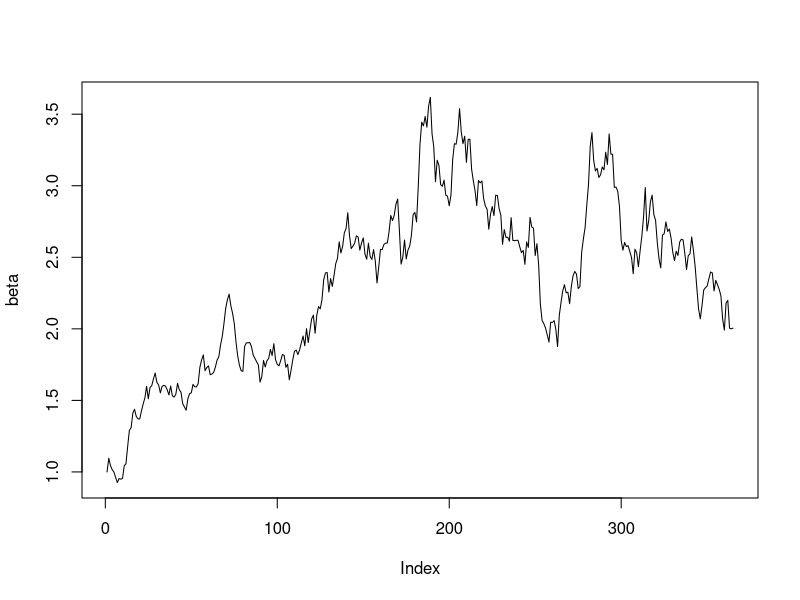
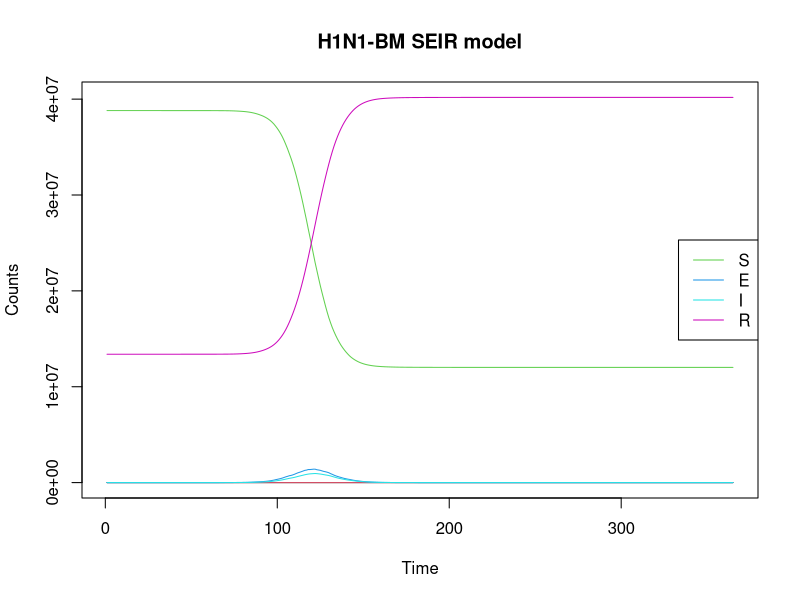
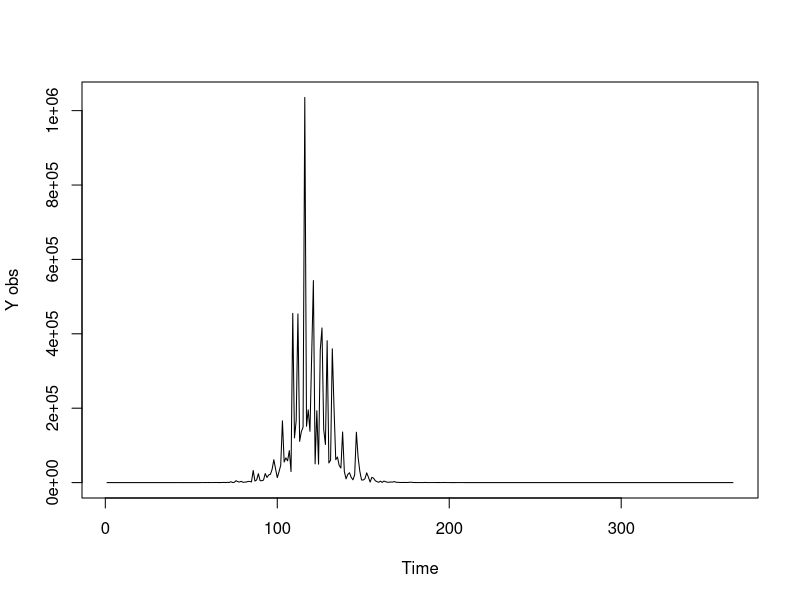
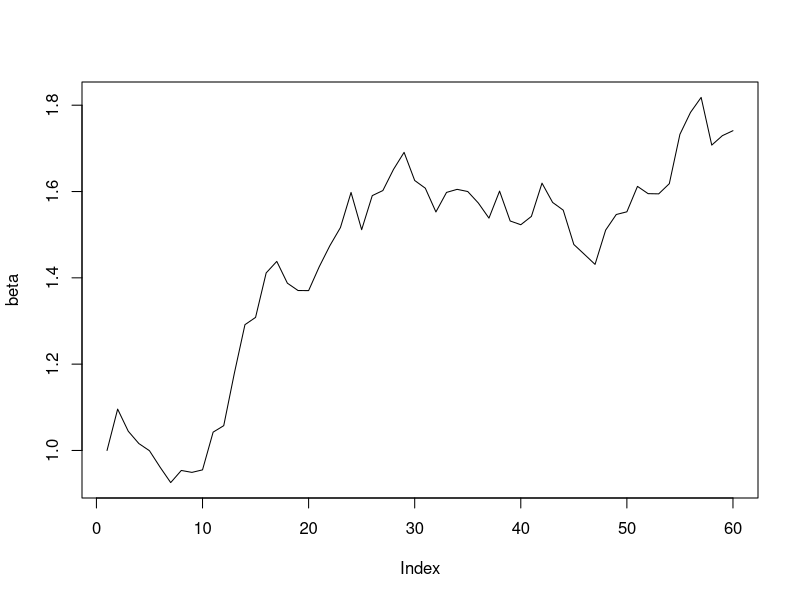
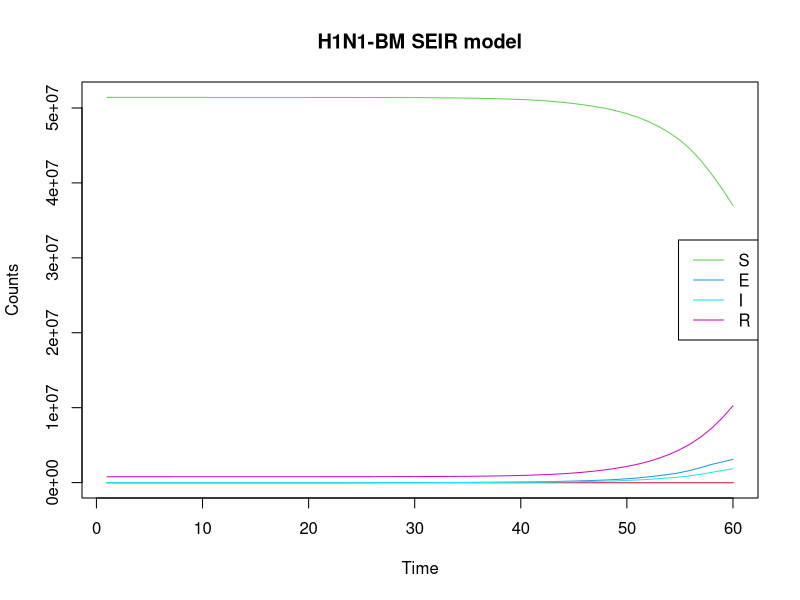
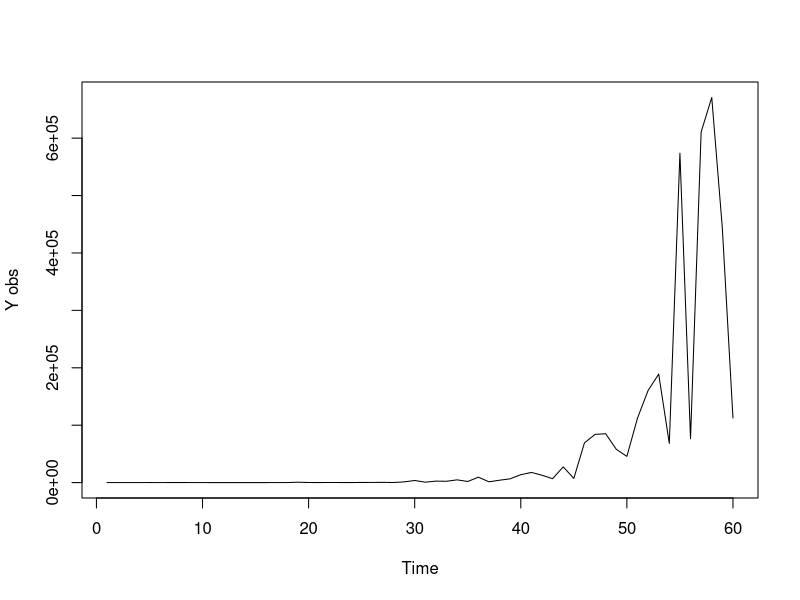
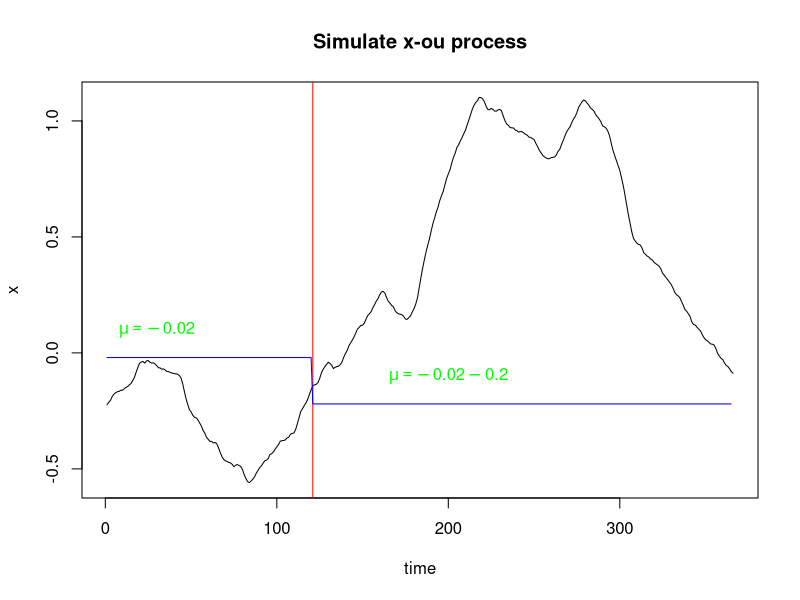

Reproduce these figures in R, in order. (Note: this script raises an error after producing the figures.)
rm(list=ls())
require(deSolve)
set.seed(007) #015
times <- 1:365
N=52196381
sigma <- 0.4
## first, simulate a set of random deviates
e <- rnorm(n = length(times) - 1, sd = sqrt(0.01))
## now compute their cumulative sum
e <- c(0, cumsum(e))


beta<- exp(sigma*e)
plot(beta,type='l')
#write.csv(beta,"simulatebeta.csv")


# H1N1 <- function(time, current_state, params){
# 
#   with(as.list(c(current_state, params)),{
#     for(t in 1:times){
#     N <- S+E+I+R
#     dS <- -(beta[t]*S*I)/N
#     dE <- (beta[t]*S*I)/N - E/k
#     dI <- E/k - I/gamma
#     dR <- I/gamma
#    }
#     return(list(c(dS, dE, dI, dR)))
#   })
# }
H1N1 <- function(time, current_state, params){
  
  with(as.list(c(current_state, params)),{
    
      N <- S+E+I+R
      dt <- 1
      dS <- -beta[t]*S*I/N
      dE <- beta[t]*S*I/N - E/k
      dI <- E/k - I/gamma
      dR <- I/gamma
    
    return(list(c(dt, dS, dE, dI, dR)))
  })
}


params <- c(k=1.59, gamma=1.08)

library('truncnorm')
R0 <- rtruncnorm(1, a=0, b=1, mean = 0.15, sd = 0.15)
E0 <-runif(1,-16, -9)
I0 <-runif(1,-16, -9)
#x <-runif(1, -5,2)
S <- N
R <- R0*S
S <- S - R

E <- exp(E0 + log(S))
S <- S - E
I <- exp(I0 + log(S))
S <- S - I


initial_state<- c(t=1, S=S, E=E, I=I, R=R)
#initial_state <- c(t=1,S=52196380, E=1, I=0, R=0)
model1 <- ode(initial_state, times, H1N1, params)

summary(model1)

matplot(model1, type="l", lty=1, main="H1N1-BM SEIR model", xlab="Time",ylab = "Counts")
legend <- colnames(model1)[3:6]
legend("right", legend=legend, col=3:6, lty = 1)

Z1 <-model1[,4]/1.59

tau1 <- 0.8#runif(1,0,1)
Y1 <-vector(length = 365)
for (i in 1:365){
  #Y1[i]<- rlnorm(1,log(Z1[i,]/5),tau1)
  Y1[i]<- rlnorm(1,log(Z1[i]/5),tau1)
}
plot(Y1,type='l',ylab="Y obs", xlab = "Time")
# write.csv(Y1,"simY11.csv")
# write.csv(model1,"simulatestates1.csv")

#####################################Shorter days###################################
rm(list=ls())
require(deSolve)
set.seed(007) #0031 #0032 #0035
times <- 1:60
N=52196381
sigma <- 0.4
## first, simulate a set of random deviates
e <- rnorm(n = length(times) - 1, sd = sqrt(0.01))
## now compute their cumulative sum
e <- c(0, cumsum(e))


beta<- exp(sigma*e)
plot(beta,type='l')
write.csv(beta,"simulatebeta_2.csv")

H1N1 <- function(time, current_state, params){
  
  with(as.list(c(current_state, params)),{
    
    N <- S+E+I+R
    dt <- 1
    dS <- -beta[t]*S*I/N
    dE <- beta[t]*S*I/N - E/k
    dI <- E/k - I/gamma
    dR <- I/gamma
    
    return(list(c(dt, dS, dE, dI, dR)))
  })
}


params <- c(k=1.59, gamma=1.08)

library('truncnorm')
R0 <- rtruncnorm(1, a=0, b=1, mean = 0.15, sd = 0.15)
E0 <-runif(1,-16, -9)
I0 <-runif(1,-16, -9)
#x <-runif(1, -5,2)
S <- N
R <- R0*S
S <- S - R

E <- exp(E0 + log(S))
S <- S - E
I <- exp(I0 + log(S))
S <- S - I


initial_state<- c(t=1, S=S, E=E, I=I, R=R)
#initial_state <- c(t=1,S=52196380, E=1, I=0, R=0)
model1 <- ode(initial_state, times, H1N1, params)

summary(model1)

matplot(model1, type="l", lty=1, main="H1N1-BM SEIR model", xlab="Time",ylab = "Counts")
legend <- colnames(model1)[3:6]
legend("right", legend=legend, col=3:6, lty = 1)

Z1 <-model1[,4]/1.59

tau1 <- 0.8#runif(1,0,1)
Y1 <-vector(length = 60)
for (i in 1:60){
  #Y1[i]<- rlnorm(1,log(Z1[i,]/5),tau1)
  Y1[i]<- rlnorm(1,log(Z1[i]/5),tau1)
}
plot(Y1,type='l',ylab="Y obs", xlab = "Time")
write.csv(Y1,"simY11_2.csv")
write.csv(model1,"simulatestates1_2.csv")

##################################H1N1-OU##########################################
rm(list=ls())
require(deSolve)
set.seed(34)   #random seed 32 34 36 37 38 39
times <- 1:365
N=52196381
#Simulate a Brownian Motion Path
e <- rnorm(n = length(times) - 1, sd = sqrt(0.01))
e <- c(0, cumsum(e))

mu<-vector(length=365) 
for (t in 1:365) {
  if (t <= 120){
    mu[t]=-0.02      }                    #No lock-down policy
  else {mu[t]=-0.2-0.02 }                 #Lock-down policy
}
mu<-ts(mu)

#plot(mu,type='l')
#Simulate an O-U Process
ornstein_uhlenbeck <- function(n,theta,sigma,x0){
  dt  <- 1
  x<-vector(length=366)
  for (i in 1:(n+1)) {
    if (i==1){x[i]=x0}
    else{
      x[i]  <-  x[i-1] + theta*(mu[i-1]-x[i-1])*dt + sigma*e[i-1]}
  }
  return(x);
}

x<- ornstein_uhlenbeck(365,0.05,sqrt(0.004),log(0.8))
plot(x,type='l',xlab="time",main = "Simulate x-ou process")
abline(v=121, col="red")
lines(mu, col="blue")
tt1 <-expression(mu==-0.02)
text(30,0.1,tt1,col="green")
tt2 <-expression(mu==-0.02-0.2)
text(200,-0.1,tt2,col="green")
plot(exp(x),type='l',xlab="time",ylab=TeX("$e^{x}=beta$"),main = "Simulate beta process ")
abline(v=121, col="red")
lines(exp(mu+0.02),col="blue")
tt1 <-expression(mu==1)
text(30,1.1,tt1,col="green")
tt2 <-expression(mu==0.81)
text(200,0.9,tt2,col="green")
write.csv(x,"h1n1oux1.csv")
#Main ODE Model
H1N1_OU <- function(time, current_state, params){
  
  with(as.list(c(current_state, params)),{
    
    N <- S+E+I+R
    dt <- 1
    dS <- -exp(x[t+1])*S*I/N
    dE <- exp(x[t+1])*S*I/N - E/k
    dI <- E/k-I/gamma
    dR <- I/gamma
    
    return(list(c( dt, dS, dE, dI, dR)))
  })
}
params <- c(k=7, gamma=5)   #Trial: k=5 & gamma=5; k=7 & gamma=5

library('truncnorm')
R0 <- rtruncnorm(1, a=0, b=1, mean = 0.15, sd = 0.15)
E0 <-runif(1,-16, -9)
I0 <-runif(1,-16, -9)
#x <-runif(1, -5,2)
S <- N
R <- R0*S
S <- S - R

E <- exp(E0 + log(S))
S <- S - E
I <- exp(I0 + log(S))
S <- S - I

# R0 <-0.03
# S <- N
# R <- S*R0
# S <- S - R
# 
# E0 <- -15
# E <- exp(E0 + log(S))
# S <- S - E
# 
# I0 <- -10
# I <- exp(I0 + log(S))
# S <- S - I
initial_state<- c(t=1, S=S, E=E, I=I, R=R)
#initial_state <- c(t=1,S=52196380, E=1, I=0, R=0)
model3 <- ode(initial_state, times, H1N1_OU, params)

summary(model3)

matplot(model3, type="l", lty=1, main="H1N1—OU Model",ylab="counts", xlab="Time")
legend <- colnames(model3)[3:6]
legend("right", legend=legend, col=3:6, lty = 1)
Z1 <-model3[,4]/7

tau1 <- 0.8#runif(1,0,1)
Y1 <-vector(length = 365)
for (i in 1:365){
  #Y1[i]<- rlnorm(1,log(Z1[i,]/5),tau1)
  Y1[i]<- rlnorm(1,log(Z1[i]/5),tau1)
}
plot(Y1,type='l',ylab="Obs Y",xlab="time",col="blue")
write.csv(Y1,"h1n1ouY1.csv")
write.csv(model3,"h1n1ousimulates1.csv")

##################################H1N1-OU shorter days##########################################
rm(list=ls())
require(deSolve)
set.seed(38)   #random seed 32 34 36 37 38 39
times <- 1:60
N=52196381
#Simulate a Brownian Motion Path
e <- rnorm(n = length(times) - 1, sd = sqrt(0.01))
e <- c(0, cumsum(e))

mu<-vector(length=60) 
for (t in 1:60) {
  if (t <= 20){
    mu[t]=-0.02      }                    #No lock-down policy
  else {mu[t]=-0.2-0.02 }                 #Lock-down policy
}
mu<-ts(mu)

#plot(mu,type='l')
#Simulate an O-U Process
ornstein_uhlenbeck <- function(n,theta,sigma,x0){
  dt  <- 1
  x<-vector(length=61)
  for (i in 1:(n+1)) {
    if (i==1){x[i]=x0}
    else{
      x[i]  <-  x[i-1] + theta*(mu[i-1]-x[i-1])*dt + sigma*e[i-1]}
  }
  return(x);
}

x<- ornstein_uhlenbeck(60,0.05,sqrt(0.004),log(0.8))
plot(x,type='l',xlab="time")
abline(v=21, col="red")
lines(mu, col="blue")
tt1 <-expression(mu==-0.02)
text(30,0.1,tt1,col="green")
tt2 <-expression(mu==-0.02-0.2)
text(200,-0.1,tt2,col="green")
plot(exp(x),type='l',xlab="time",ylab=TeX("$e^{x}=beta$"))
abline(v=21, col="red")
lines(exp(mu+0.02),col="blue")
tt1 <-expression(mu==1)
text(30,1.1,tt1,col="green")
tt2 <-expression(mu==0.81)
text(200,0.9,tt2,col="green")
write.csv(x,"h1n1oux2.csv")
#Main ODE Model
H1N1_OU <- function(time, current_state, params){
  
  with(as.list(c(current_state, params)),{
    
    N <- S+E+I+R
    dt <- 1
    dS <- -exp(x[t+1])*S*I/N
    dE <- exp(x[t+1])*S*I/N - E/k
    dI <- E/k-I/gamma
    dR <- I/gamma
    
    return(list(c( dt, dS, dE, dI, dR)))
  })
}
params <- c(k=7, gamma=5)   #Trial: k=5 & gamma=5; k=7 & gamma=5

library('truncnorm')
R0 <- rtruncnorm(1, a=0, b=1, mean = 0.15, sd = 0.15)
E0 <-runif(1,-16, -9)
I0 <-runif(1,-16, -9)
#x <-runif(1, -5,2)
S <- N
R <- R0*S
S <- S - R

E <- exp(E0 + log(S))
S <- S - E
I <- exp(I0 + log(S))
S <- S - I

# R0 <-0.03
# S <- N
# R <- S*R0
# S <- S - R
# 
# E0 <- -15
# E <- exp(E0 + log(S))
# S <- S - E
# 
# I0 <- -10
# I <- exp(I0 + log(S))
# S <- S - I
initial_state<- c(t=1, S=S, E=E, I=I, R=R)
#initial_state <- c(t=1,S=52196380, E=1, I=0, R=0)
model3 <- ode(initial_state, times, H1N1_OU, params)

summary(model3)

matplot(model3, type="l", lty=1, main="H1N1—OU Model",ylab="counts", xlab="Time")
legend <- colnames(model3)[3:6]
legend("right", legend=legend, col=3:6, lty = 1)
Z1 <-model3[,4]/7

tau1 <- 0.8#runif(1,0,1)
Y1 <-vector(length = 60)
for (i in 1:60){
  #Y1[i]<- rlnorm(1,log(Z1[i,]/5),tau1)
  Y1[i]<- rlnorm(1,log(Z1[i]/5),tau1)
}
plot(Y1,type='l',ylab="Obs Y",xlab="time",col="blue")
write.csv(Y1,"h1n1ouY2.csv")
write.csv(model3,"h1n1ousimulates2.csv")
###############################################################################
#HINIBM New Simulation for parameter experiments
rm(list=ls())
require(deSolve)
set.seed(007) #015
times <- 1:365
N=52196381
sigma <- 0.4
## first, simulate a set of random deviates
e <- rnorm(n = length(times) - 1, sd = sqrt(0.01))
## now compute their cumulative sum
e <- c(0, cumsum(e))


beta<- exp(sigma*e)
plot(beta,type='l')
write.csv(beta,"simulatebeta21.csv")

H1N1 <- function(time, current_state, params){
  
  with(as.list(c(current_state, params)),{
    
    N <- S+E+I+R
    dt <- 1
    dS <- -beta[t]*S*I/N
    dE <- beta[t]*S*I/N - E/k
    dI <- E/k - I/gamma
    dR <- I/gamma
    
    return(list(c(dt, dS, dE, dI, dR)))
  })
}


params <- c(k=5, gamma=5)

S <- N-1
E <- 1
R <- 0
I <- 0
initial_state<- c(t=1, S=S, E=E, I=I, R=R)
#initial_state <- c(t=1,S=52196380, E=1, I=0, R=0)
model21 <- ode(initial_state, times, H1N1, params)

summary(model21)

matplot(model21, type="l", lty=1, main="H1N1-BM SEIR model", xlab="Time",ylab = "Counts")
legend <- colnames(model21)[3:6]
legend("right", legend=legend, col=3:6, lty = 1)

Z21 <-model21[,4]/5

tau21 <- 0.8#runif(1,0,1)
Y21 <-vector(length = 365)
for (i in 1:365){
  #Y1[i]<- rlnorm(1,log(Z1[i,]/5),tau1)
  Y21[i]<- rlnorm(1,log(Z21[i]/5),tau21)
}
plot(Y21,type='l',ylab="Y obs", xlab = "Time")
write.csv(Y21,"simY21.csv")
write.csv(model21,"simulatestates21.csv")
